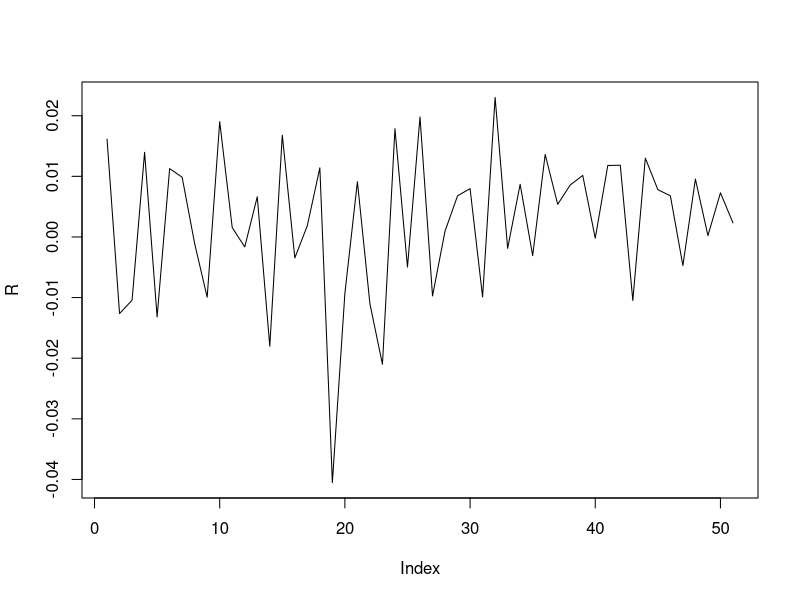
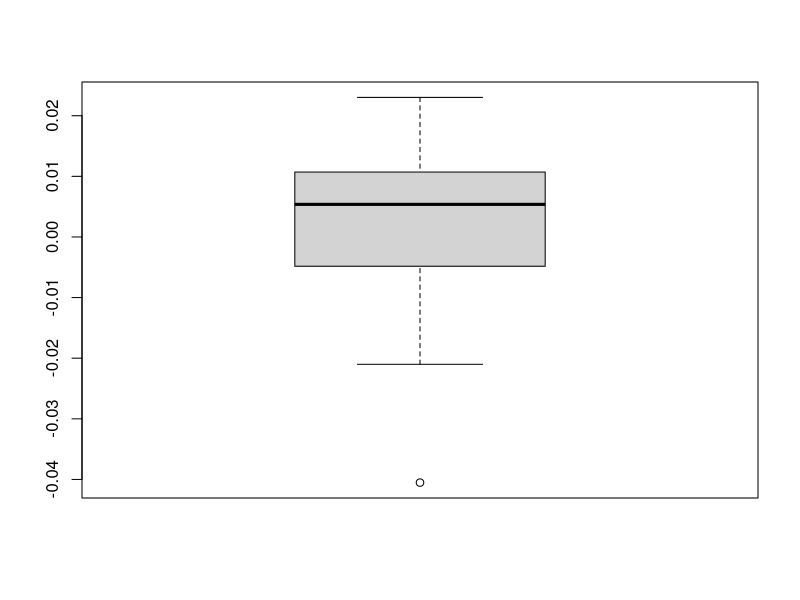
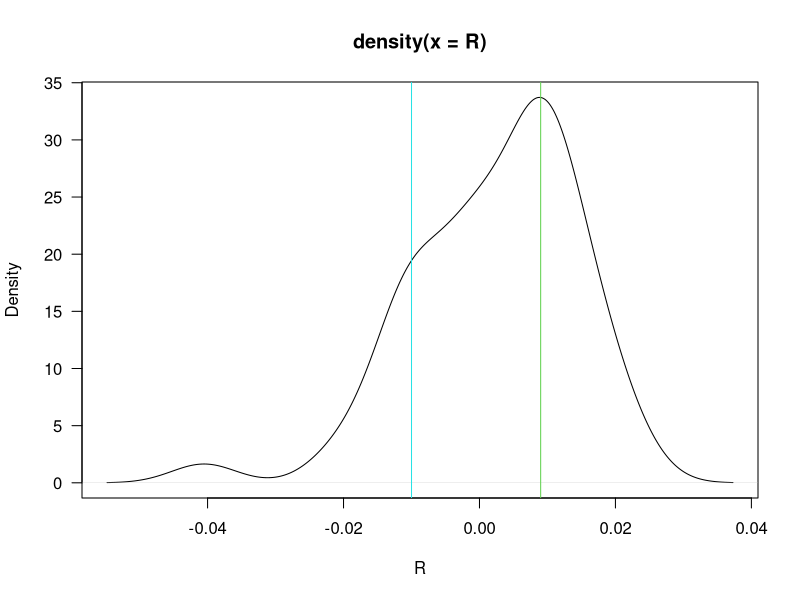
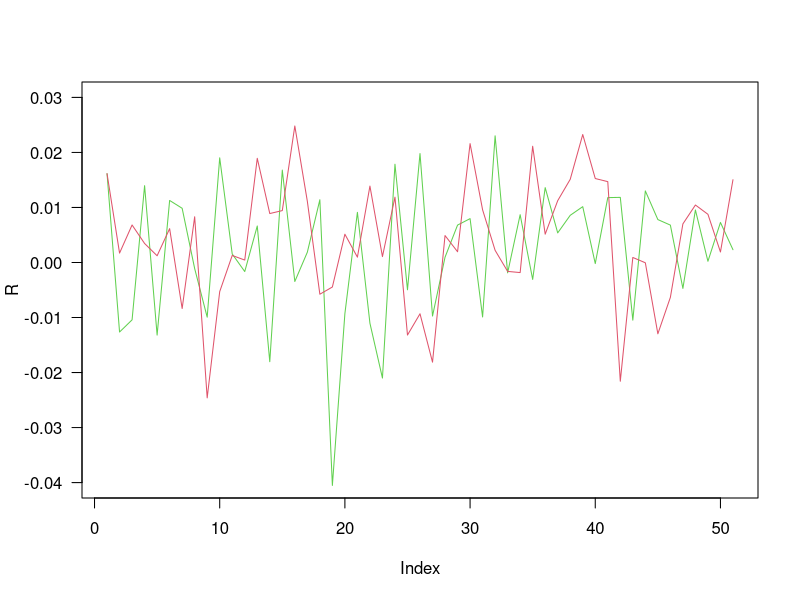

Here is the R script that generated these plots, in order:
## ---- chunk 1
knitr::opts_chunk$set(echo = F)

## ---- chunk 2

setwd("~/Desktop/STAT-S 426/STAT-S426-Project")
SP500 <- read.csv("Data.txt",header = F)
R = c()
for (i in 2:nrow(SP500)){
  R = c(R, log(SP500$V2[i]/SP500$V2[i-1]))
}

## ---- chunk 3
plot(R,type = 'l')
boxplot(R)
summary(R)

plot(density(R),las = 1, xlab = 'R')
abline(v=0.009, col = 3)
abline(v= -0.01, col = 5)

length(subset(R, R > 0.011))
length(subset(R, R > 0.003 & R < 0.011))

length(subset(R, R > -0.008 & R < 0.003))
length(subset(R, R < -0.008))
## ---- chunk 4
# K = # of mixture normal models 
# T = total # of days
# pi = proportion of each normal model
# mu = mean of each normal
# theta = variance of each normal
# v_t ~ Uniform[0,1]
# Gt = k -> which normal model

mu = c(0.011,0.003,-0.008)
s2 = c(0.0001, 0.0001, 0.0001)
p = c(1/3, 1/3, 1/3)
K = 3 # the number of mixed normal models

## ---- chunk 5

th = R[1]# the first day of R
THD.MCMC <- NULL
S <- length(R) - 1

for(s in 1:S) {
  pz.unnorm <- p*dnorm(th, mu, sqrt(s2))
  z <- sample(1:K ,1,prob=pz.unnorm) 
    # Note that the sample() function in R normalizes the weights in pz.unnorm. 
    # Otherwise we would have to do it by hand.
  th <- rnorm(1, mu[z], sqrt(s2[z]))
  THD.MCMC <- rbind(THD.MCMC, c(th,z))
}



## ---- chunk 6

plot(R, type = 'l', las = 1, ylab = 'R', col = 3, ylim = c(-0.04,0.03))

lines(c(R[1],THD.MCMC[,1]), type = 'l', col = 2)
